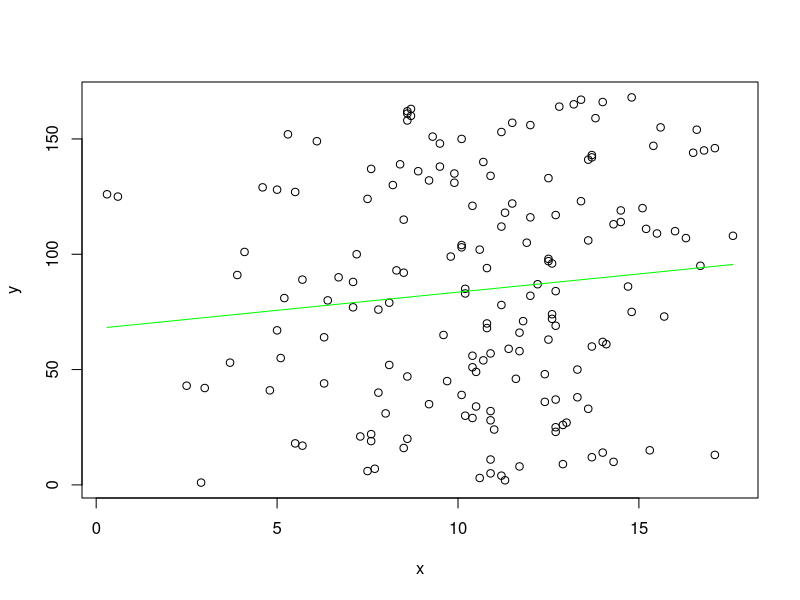
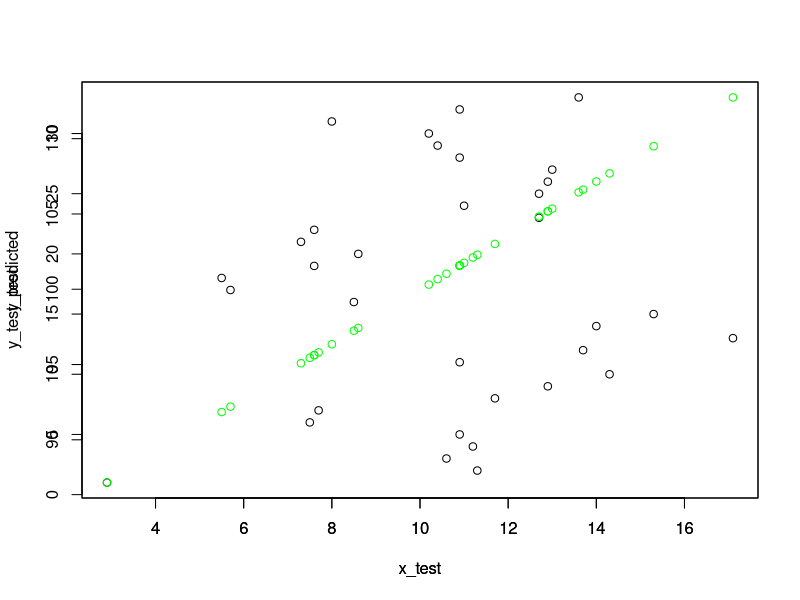

Reproduce these figures in R, in order.
## ---- chunk 1
library("MASS")
data = read.table("data.txt")
data = as.matrix(data)
## ---- chunk 2
x = as.matrix(data[,1])
y = as.matrix(data[,2])
phi = matrix(c(x^0,x^1), nrow=dim(data)[1], ncol=dim(data)[2])
w = ginv(phi)%*%y
plot(x,y)
lines(x,phi%*%w,col="green")
## ---- chunk 3
library("MASS")
data = read.table("data.txt")
data = as.matrix(data) # Read data.txt as matrix

nrows = as.matrix(dim(data)[1]) 

# tmp = as.matrix(rnorm(nrows)) # Get 168(nrows) random numbers & assign it to tmp

numberOfTestPoints = floor(nrows*0.2)
numberOfTrainingPoints = nrows - numberOfTestPoints

test_set_indices= 1:numberOfTestPoints  # First 20% indices are for testing
training_set_indices = (ceiling(numberOfTestPoints)+1):nrows # Remaining 80% indices are for training

test_set = data[test_set_indices,] # Take the training & test data
training_set=data[training_set_indices,]

x_test = test_set[,1]
y_test = test_set[,2]

x_train = training_set[,1]
y_train = training_set[,2]

phi_train = matrix(c(x_train^0,x_train^1), nrow = numberOfTrainingPoints , ncol = 2) # Do the regression
w = ginv(phi_train)%*%y_train

# Now we have learned the weights from the training data.
# We need to determine how well these learned weights work for
# the unseen test set points.

phi_test = matrix(c(x_test^0,x_test^1), nrow = numberOfTestPoints , ncol = 2) 
y_test_predicted = phi_test%*%w # Find the estimates of y_test

plot(x_test,y_test)
par(new=TRUE) # hold on;
plot(x_test,y_test_predicted,col="green")
par(new=FALSE) # hold off;
